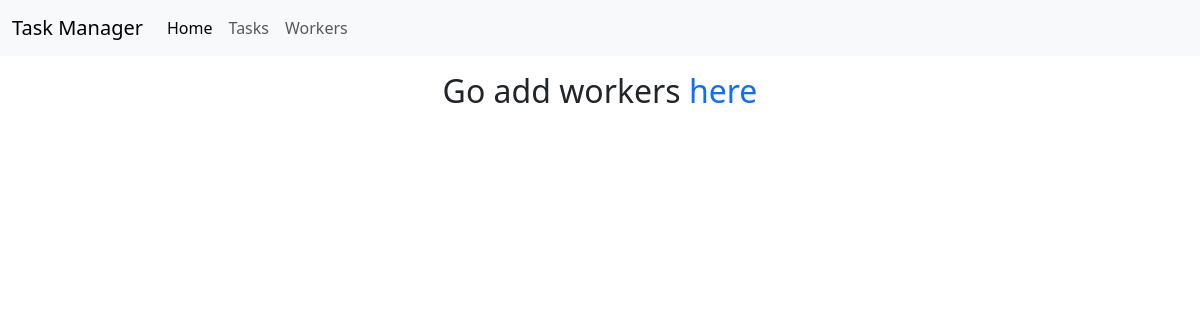
The app's page /workers/, older data.
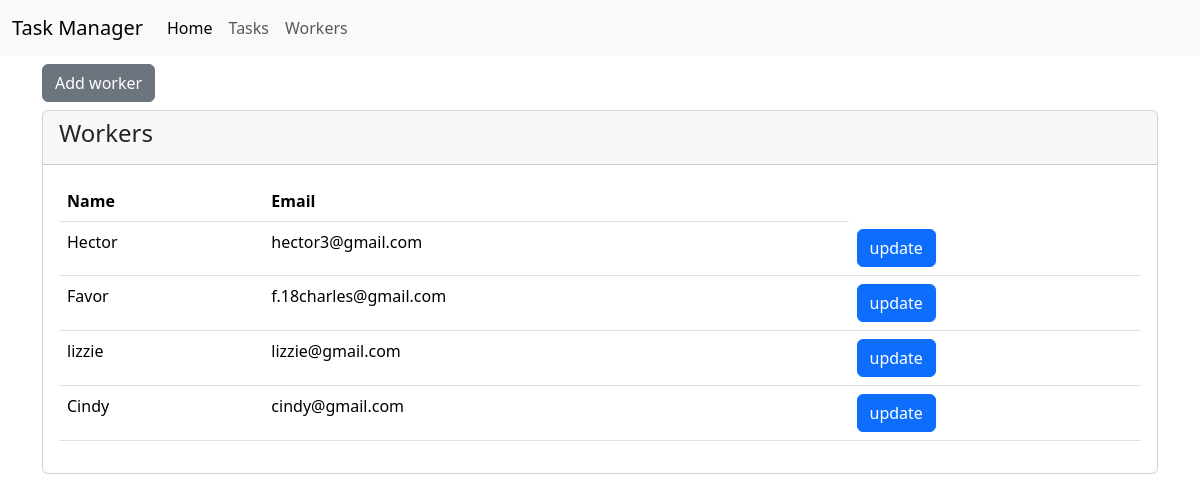
The same page, newer data.
### manager/models.py (models this page shows, shortened)
class Worker(models.Model):
    name = models.CharField(max_length=100)
    email = models.EmailField(unique=True)
    assigned_tasks = models.ManyToManyField(Task, blank=True)

### manager/views.py (the view)
# urls.py: path('workers/',views.WorkersView.as_view(),name='workers'),
class WorkersView(View):
    def get(self, request):
        workers = Worker.objects.all()
        return render(request, 'workers.html', {'workers': workers})

### manager/templates/workers.html
{% extends 'base.html' %}
{% load django_bootstrap5 %}
{% block content %}
{% if workers %}
<a href="{% url 'worker-create' %}" class="btn btn-large btn-secondary my-2">Add worker</a>
<div class="card">
    <div class="card-header">
       <h4>Workers</h4>
    </div>
    <div class="card-body">
        <table class="table">
    <tr>
        <th>Name</th>
        <th>Email</th>
    </tr>
    {% for worker in workers %}
    <tr>
        <td>{{worker.name}}</td>
        <td>{{worker.email}}</td>
        <td><a class="btn btn-primary" href="{% url 'worker-update' worker.id %}">update</a></td>
    </tr>
    {% endfor %}
</table>
    </div>
</div>
{% else %}
<h2 class="mt-3 text-center">Go add workers <a href="{% url 'worker-create' %}" style="text-decoration:none;">here</a></h2>
{% endif %}
{% endblock content %}

### manager/templates/base.html (shortened to what this page needs)
<!DOCTYPE html>
{% load django_bootstrap5 %}
{% bootstrap_css %}
<html lang="en">
<head>
</head>
<body>
    <nav class="navbar navbar-expand-lg bg-body-tertiary">
        <div class="container-fluid">
            <a class="navbar-brand" href="{% url 'home' %}">Task Manager</a>
            <div class="collapse navbar-collapse" id="navbarNav">
                <ul class="navbar-nav">
                    <li class="nav-item">
                        <a class="nav-link active" aria-current="page" href="{% url 'home' %}">Home</a>
                    </li>
                    <li class="nav-item">
                        <a class="nav-link" href="{% url 'tasks' %}">Tasks</a>
                    </li>
                    <li class="nav-item justify-content-end">
                        <a class="nav-link" href="{% url 'workers' %}">Workers</a>
                    </li>
                </ul>
            </div>
        </div>
    </nav>
    <div class="container">
        {% block content %}{% endblock content %}
    </div>
</body>
</html>

Row changes from the older to the newer data that the page shows:
added Worker: name "Hector", email "hector3@gmail.com"
added Worker: name "Favor", email "f.18charles@gmail.com"
added Worker: name "lizzie", email "lizzie@gmail.com"
added Worker: name "Cindy", email "cindy@gmail.com"
Text that changed along with them:
text no longer shown: "Go add workers here"
text now shown: "Add worker Workers Name Email"
